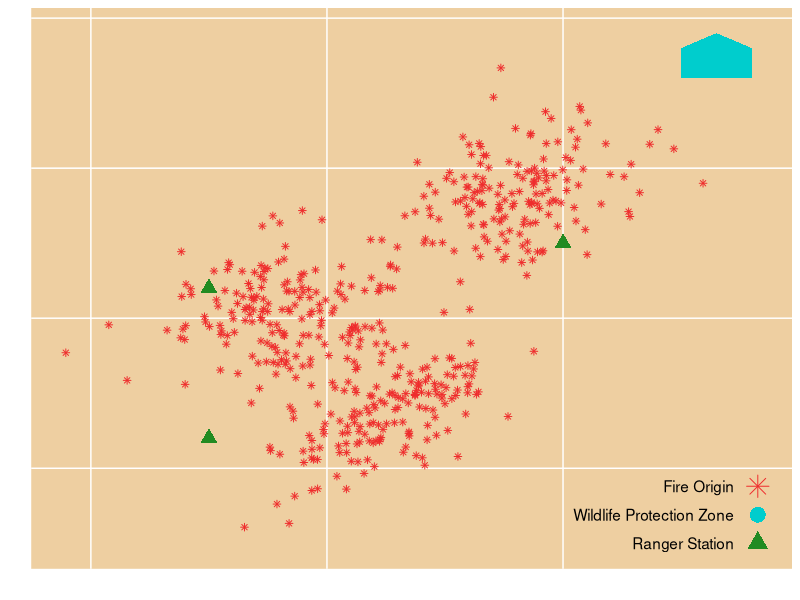

This chart was generated by the following R code:
## ---- chunk 1
library(tidyverse)
wf <- read_csv("wildfires.csv")
ranger <- tibble(x = c(10, -5, -5), y = c(5, 2, -8))
wildlife <- tibble(x = c(15, 18, 18, 16.5, 15), y = c(16, 16, 18, 19, 18))
## ---- chunk 2
ggplot(wf) +
  geom_point(aes(x, y), color = "firebrick2", shape = 8) +
  geom_point(data = ranger, aes(x, y), color = "forestgreen", size = 4, shape = 17) +
  geom_polygon(data = wildlife, aes(x, y), fill = "cyan3") +
  labs(x = "", y = "") +
  theme(
    axis.ticks = element_blank(), 
    axis.text = element_blank(), 
    panel.grid.minor = element_blank(), 
    panel.background = element_rect(fill = "navajowhite2")
    ) +
  annotate("text", x = 17.25, y = -15, label = "Ranger Station", hjust = 1) +
  annotate("point", x = 18.25, y = -15, shape = 17, color = "forestgreen", size = 5) +
  annotate("text", x = 17.25, y = -13.1, label = "Wildlife Protection Zone", hjust = 1) +
  annotate("point", x = 18.25, y = -13.1, shape = 16, color = "cyan3", size = 5) +
  annotate("text", x = 17.25, y = -11.2, label = "Fire Origin", hjust = 1) +
  annotate("point", x = 18.25, y = -11.2, shape = 8, color = "firebrick2", size = 5)
